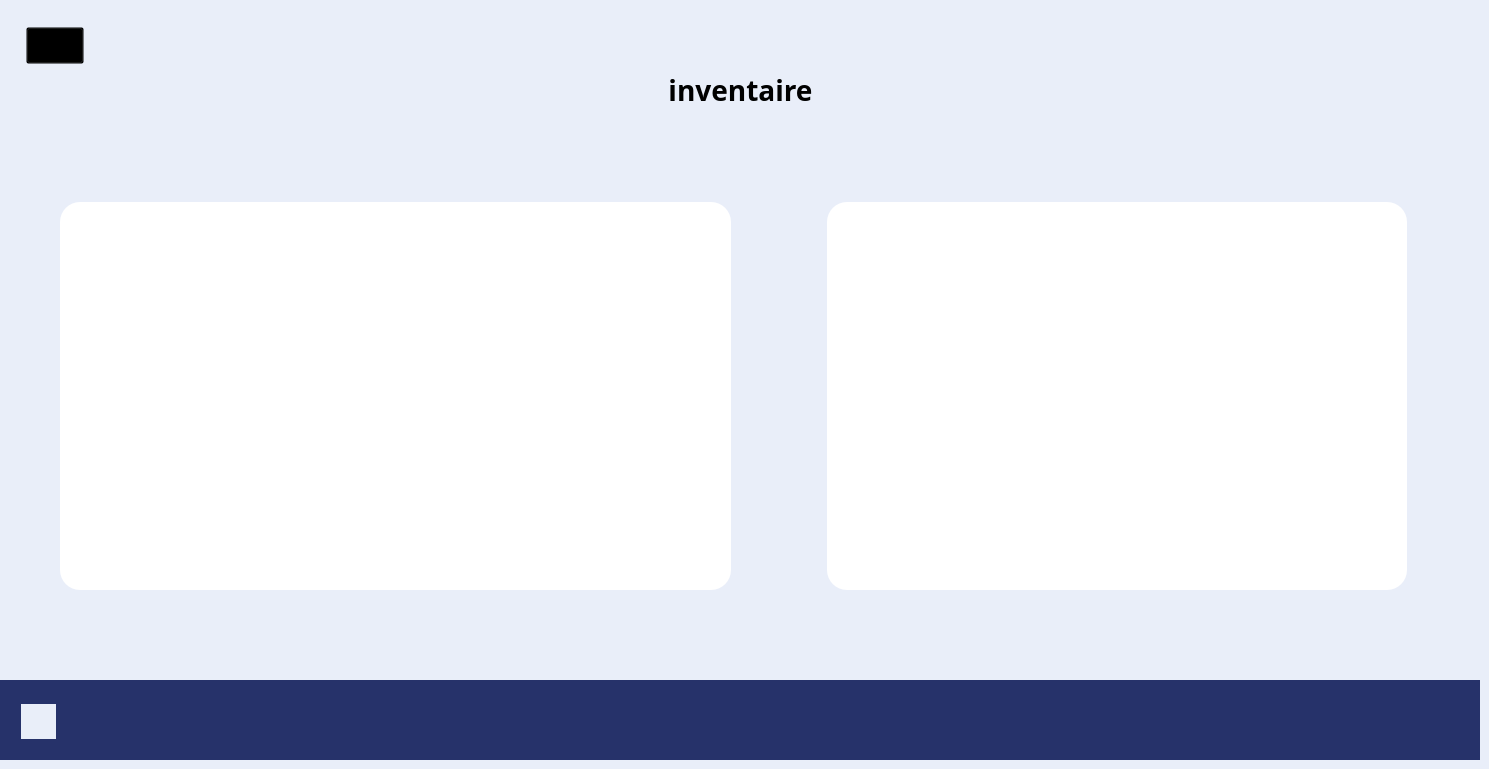
    <widget class="QWidget" name="page_9">
     <property name="styleSheet">
      <string notr="true">background :#E9EEF9;</string>
     </property>
     <widget class="QTableView" name="tab_inventaire">
      <property name="geometry">
       <rect>
        <x>827</x>
        <y>202</y>
        <width>580</width>
        <height>388</height>
       </rect>
      </property>
      <property name="styleSheet">
       <string notr="true">/* Rectangle 47 */

position: absolute;
width: 722px;
height: 382px;
left: 686px;
top: 208px;

background: #FFFFFF;
border-radius: 20px;

</string>
      </property>
      <property name="horizontalScrollBarPolicy">
       <enum>Qt::ScrollBarAlwaysOff</enum>
      </property>
      <attribute name="horizontalHeaderDefaultSectionSize">
       <number>145</number>
      </attribute>
     </widget>
     <widget class="QLabel" name="label_56">
      <property name="geometry">
       <rect>
        <x>0</x>
        <y>680</y>
        <width>1480</width>
        <height>80</height>
       </rect>
      </property>
      <property name="styleSheet">
       <string notr="true">background : #26326A;</string>
      </property>
      <property name="text">
       <string/>
      </property>
     </widget>
     <widget class="QLabel" name="label_57">
      <property name="geometry">
       <rect>
        <x>1302</x>
        <y>705</y>
        <width>139</width>
        <height>34</height>
       </rect>
      </property>
      <property name="styleSheet">
       <string notr="true">background : #26326A;</string>
      </property>
      <property name="text">
       <string/>
      </property>
      <property name="pixmap">
       <pixmap resource="Ressources.qrc">:/images/Asqii 2.png</pixmap>
      </property>
     </widget>
     <widget class="QLabel" name="date_19">
      <property name="geometry">
       <rect>
        <x>636</x>
        <y>712</y>
        <width>196</width>
        <height>18</height>
       </rect>
      </property>
      <property name="font">
       <font>
        <family>Montserrat</family>
        <pointsize>14</pointsize>
        <italic>false</italic>
        <bold>false</bold>
       </font>
      </property>
      <property name="styleSheet">
       <string notr="true">/* Thursday , October 6 2022 */

position: absolute;
width: 196px;
height: 18px;
left: 636px;
top: 712px;

font-family: 'Montserrat';
font-style: normal;
font-weight: 400;
font-size: 14.766px;
line-height: 18px;
/* identical to box height */
text-transform: capitalize;

color: #FFFFFF;

background : transparent;</string>
      </property>
      <property name="text">
       <string/>
      </property>
     </widget>
     <widget class="QLabel" name="heure_19">
      <property name="geometry">
       <rect>
        <x>860</x>
        <y>712</y>
        <width>100</width>
        <height>18</height>
       </rect>
      </property>
      <property name="font">
       <font>
        <family>Montserrat</family>
        <pointsize>14</pointsize>
        <italic>false</italic>
        <bold>false</bold>
       </font>
      </property>
      <property name="styleSheet">
       <string notr="true">/* Thursday , October 6 2022 */

position: absolute;
width: 196px;
height: 18px;
left: 636px;
top: 712px;

font-family: 'Montserrat';
font-style: normal;
font-weight: 400;
font-size: 14.766px;
line-height: 18px;
/* identical to box height */
text-transform: capitalize;

color: #FFFFFF;

background : transparent;</string>
      </property>
      <property name="text">
       <string/>
      </property>
     </widget>
     <widget class="QLabel" name="nom_log_6">
      <property name="geometry">
       <rect>
        <x>78</x>
        <y>712</y>
        <width>101</width>
        <height>20</height>
       </rect>
      </property>
      <property name="font">
       <font>
        <family>Montserrat</family>
        <pointsize>-1</pointsize>
        <italic>false</italic>
        <bold>true</bold>
       </font>
      </property>
      <property name="styleSheet">
       <string notr="true">/* User ADMIN */

position: absolute;
width: 109px;
height: 20px;
left: 78px;
top: 712px;

font-family: 'Montserrat';
font-style: normal;
font-weight: 600;
font-size: 16px;
line-height: 20px;
/* identical to box height */
text-transform: uppercase;

color: #FFFFFF;
background : transparent;
</string>
      </property>
      <property name="text">
       <string/>
      </property>
     </widget>
     <widget class="QLabel" name="label_58">
      <property name="geometry">
       <rect>
        <x>21</x>
        <y>704</y>
        <width>35</width>
        <height>35</height>
       </rect>
      </property>
      <property name="styleSheet">
       <string notr="true">/* settings 1 */

position: absolute;
width: 35px;
height: 35px;
left: 21px;
top: 704px;

background: url(settings.png);
</string>
      </property>
      <property name="text">
       <string/>
      </property>
      <property name="pixmap">
       <pixmap resource="Ressources.qrc">:/images/settings 1 .png</pixmap>
      </property>
     </widget>
     <widget class="QLabel" name="label_106">
      <property name="geometry">
       <rect>
        <x>581</x>
        <y>58</y>
        <width>319</width>
        <height>64</height>
       </rect>
      </property>
      <property name="font">
       <font>
        <family>Montserrat</family>
        <pointsize>21</pointsize>
        <italic>false</italic>
        <bold>true</bold>
       </font>
      </property>
      <property name="styleSheet">
       <string notr="true">/* drug validation */

position: absolute;
width: 526px;
height: 64px;
left: 477px;
top: 58px;

font-family: 'Montserrat';
font-style: normal;
font-weight: 700;
font-size: 52.8201px;
line-height: 64px;
text-transform: uppercase;

color: #000000;

</string>
      </property>
      <property name="text">
       <string>inventaire</string>
      </property>
      <property name="alignment">
       <set>Qt::AlignCenter</set>
      </property>
     </widget>
     <widget class="QPushButton" name="return_page2_from_inventaire">
      <property name="geometry">
       <rect>
        <x>26</x>
        <y>27</y>
        <width>58</width>
        <height>37</height>
       </rect>
      </property>
      <property name="styleSheet">
       <string notr="true">background : transparent;
</string>
      </property>
      <property name="text">
       <string/>
      </property>
      <property name="icon">
       <iconset resource="Ressources.qrc">
        <normaloff>:/images/Group 26.png</normaloff>:/images/Group 26.png</iconset>
      </property>
      <property name="iconSize">
       <size>
        <width>58</width>
        <height>37</height>
       </size>
      </property>
     </widget>
     <widget class="QFrame" name="horizontalFrame">
      <property name="geometry">
       <rect>
        <x>60</x>
        <y>202</y>
        <width>671</width>
        <height>388</height>
       </rect>
      </property>
      <property name="styleSheet">
       <string notr="true">/* images (1) 1 */

position: absolute;
width: 524px;
height: 384px;
left: 84px;
top: 208px;

background: #FFFFFF;
border-radius: 20px;
</string>
      </property>
      <layout class="QHBoxLayout" name="horizontalLayout"/>
     </widget>
    </widget>
